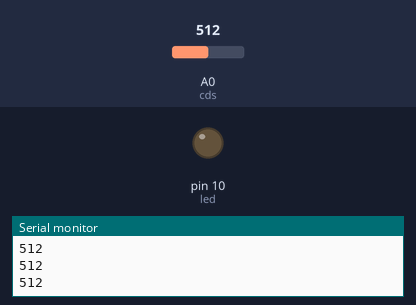
This sketch was run on a simulated Arduino Uno, built with avr-gcc and run on an emulated ATmega328P. Parts: output pins drawn as LEDs (lit = HIGH), the last lines printed to the serial monitor. The inputs (shaded band) are chosen by the test bench; at power-on: A0 (cds) = 512.

Above: at 1.2 s.
1.3 s: A0 (cds) set to 521
At 1.8 s:
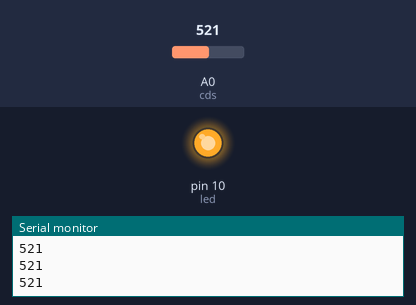
2.8 s: A0 (cds) set to 511
At 3.1 s:
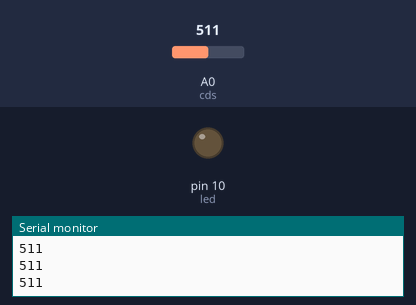
4.3 s: A0 (cds) set to 716
At 5.4 s:
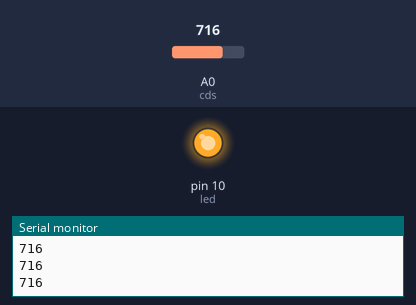
Timing chart, 0 to 7.3 s (numbered marks = the images above; inputs shaded):
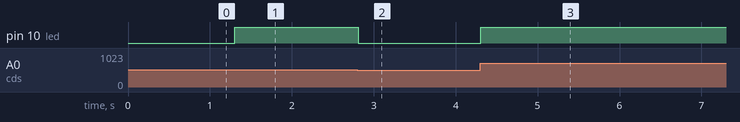

Measured:
- the behaviour switches between 512 and 513 on A0 (cds) (found by bisection; images 0 and 1)
- after the input at 1.3 s, pin 10 (led): LOW → HIGH at once
- after the input at 2.8 s, pin 10 (led): HIGH → LOW at once
- after the input at 4.3 s, pin 10 (led): LOW → HIGH at once

The sketch:

ch8_5_light-detection_a.ino
```cpp
const int cds=0;
const int led=10;
int val;
void setup()
{
  pinMode(led,OUTPUT);
  digitalWrite(led,LOW);
  Serial.begin(9600);
}
void loop()
{
  val=analogRead(cds);
  Serial.println(val);

  if(val>512)
     digitalWrite(led,HIGH);
  else
     digitalWrite(led,LOW);
}
```
